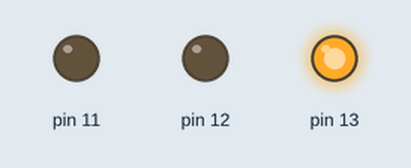
A sketch run on a simulated Arduino Uno, built with avr-gcc and run on an emulated ATmega328P. Shown: output pins drawn as LEDs (lit = HIGH).

Above: at 0.7 s.
At 3.7 s:
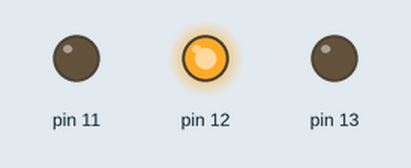
At 6.7 s:
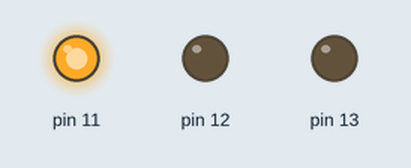
At 8.2 s:
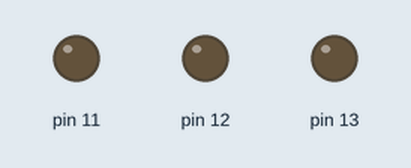
Timing chart, 0 to 11.7 s (numbered marks = the images above):
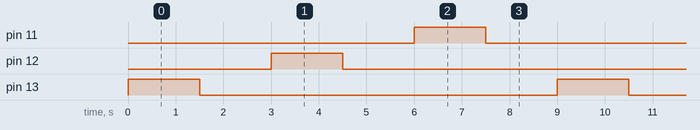

The sketch:

ejercicio1.ino
```cpp
int animationSpeed = 0;

void setup()
{
  pinMode(13, OUTPUT);
  pinMode(12, OUTPUT);
  pinMode(11, OUTPUT);
}

void loop()
{
  animationSpeed = 1500;

  digitalWrite(13, HIGH);
  delay(animationSpeed);
  digitalWrite(13, LOW);
  delay(animationSpeed);

  digitalWrite(12, HIGH);
  delay(animationSpeed);
  digitalWrite(12, LOW);
  delay(animationSpeed);

  digitalWrite(11, HIGH);
  delay(animationSpeed);
  digitalWrite(11, LOW);
  delay(animationSpeed);
}
```

Measured:
- by itself, pin 11–13: alternates HIGH for 1.5 s and LOW for 7.5 s
- by itself, everything shown: repeats every 9.0 s, in 6 steps
